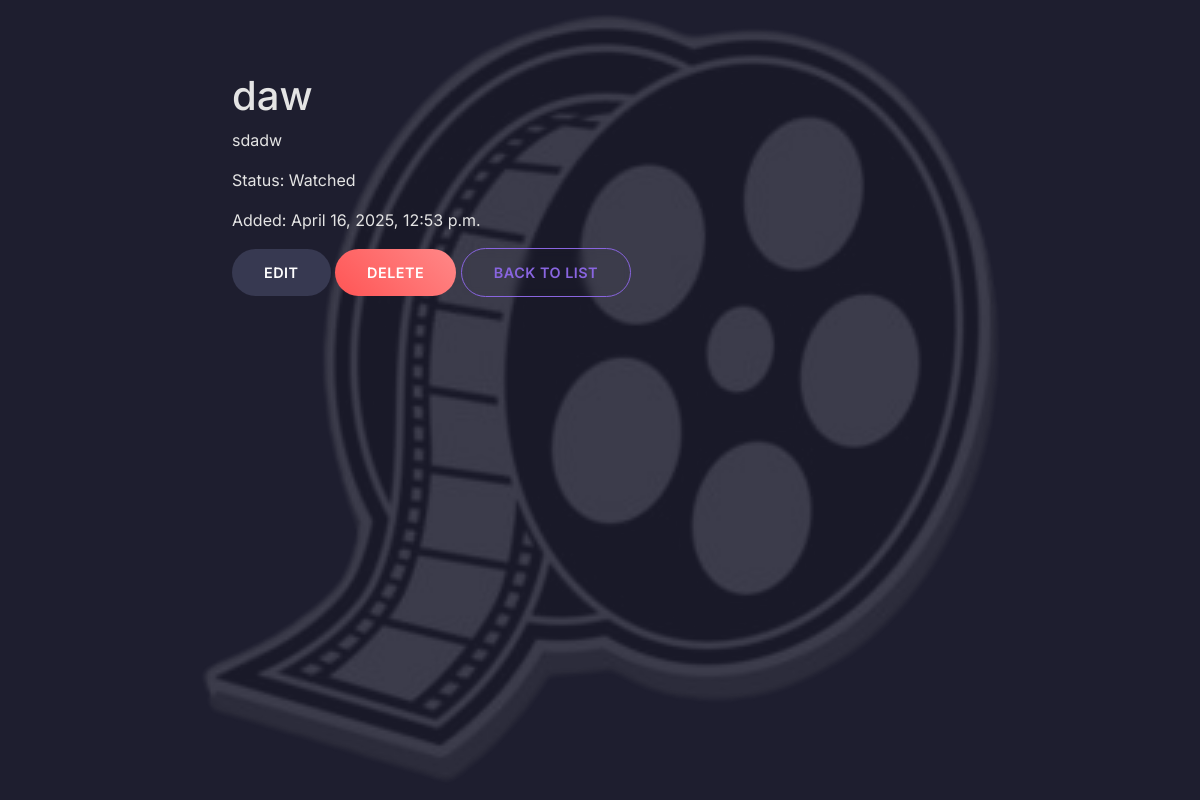
/movie/3/, run on the app's committed database.
### watchlist/models.py (models this page shows, shortened)
class Movie(models.Model):
    title = models.CharField(max_length=200)
    description = models.TextField(blank=True)
    watched = models.BooleanField(default=False)
    date_added = models.DateTimeField(auto_now_add=True)
    poster = models.ImageField(upload_to='movie_posters/', null=True, blank=True)

### watchlist/views.py (the view)
# urls.py: path('movie/<int:pk>/', MovieDetailView.as_view(), name='movie-detail'),
class MovieDetailView(DetailView):
    model = Movie
    template_name = 'watchlist/movie_detail.html'

### watchlist/templates/watchlist/movie_detail.html
{% extends 'watchlist/base.html' %}
{% block content %}
    <h1>{{ movie.title }}</h1>
    <p>{{ movie.description }}</p>
    <p>Status: {% if movie.watched %}Watched{% else %}Not Watched{% endif %}</p>
    <p>Added: {{ movie.date_added }}</p>
    <a href="{% url 'movie-update' movie.pk %}" class="btn btn-secondary">Edit</a>
    <a href="{% url 'movie-delete' movie.pk %}" class="btn btn-danger">Delete</a>
    <a href="{% url 'movie-list' %}" class="btn btn-outline-secondary">Back to List</a>
{% endblock %}

### watchlist/static/watchlist/css/styles.css (style rules this page uses)
:root { --primary-gradient: linear-gradient(135deg, #50c5fb, #8965e0); --secondary-gradient: linear-gradient(135deg, #272a3d, #1e1e2f); --hover-transition: all 0.3s cubic-bezier(0.4, 0, 0.2, 1); }
body { background-color: #1e1e2f; font-family: 'Inter', -apple-system, BlinkMacSystemFont, sans-serif; color: #e4e4e4; }
.btn { border-radius: 30px; padding: 0.8rem 2rem; font-weight: 600; text-transform: uppercase; font-size: 0.9rem; letter-spacing: 0.5px; transition: var(--hover-transition); }
.btn-danger { background: linear-gradient(45deg, #ff5555, #ff8888); border: none; }
.btn-secondary { background: #373951; border: none; }
.btn-outline-secondary { color: #8965e0; border-color: #8965e0; background: transparent; backdrop-filter: blur(4px); }

### data on the page
Movie: title "daw", description "sdadw", date_added "April 16, 2025, 12:53 p.m."
